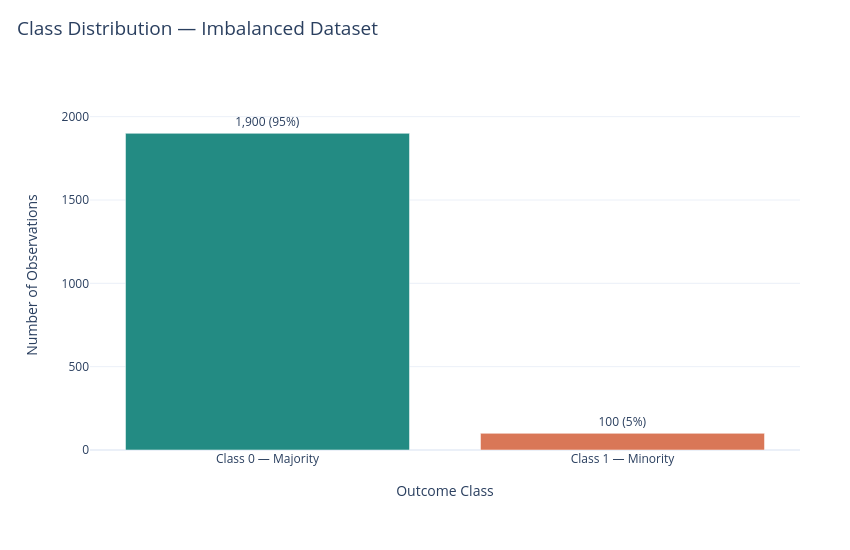

This figure's notebook cell:
### Code cell
import plotly.graph_objects as go

fig = go.Figure()

fig.add_trace(go.Bar(
    x=["Class 0 — Majority", "Class 1 — Minority"],
    y=[1900, 100],
    marker_color=["#238B83", "#D97757"],
    text=["1,900 (95%)", "100 (5%)"],
    textposition="outside",
    cliponaxis=False,
    hovertemplate=(
        "<b>%{x}</b><br>"
        "Observations: %{y:,}<extra></extra>"
    )
))

fig.update_layout(
    title=dict(
        text="Class Distribution — Imbalanced Dataset",
        x=0.02,
        y=0.96,
        xanchor="left",
        yanchor="top",
        font=dict(size=19)
    ),
    xaxis_title="Outcome Class",
    yaxis_title="Number of Observations",
    template="plotly_white",
    width=850,
    height=550,
    margin=dict(l=90, r=50, t=100, b=100),
    showlegend=False,
    font=dict(size=12)
)

fig.update_yaxes(
    range=[0, 2100],
    title_standoff=20,
    automargin=True
)

fig.update_xaxes(
    title_standoff=20,
    automargin=True
)

fig.show()

### Figure 1 — Plotly figure (JSON) as saved in the notebook; plotly's stock layout.template omitted (floating-point values rounded to 4 significant figures)
{"data": [{"cliponaxis": false, "hovertemplate": "<b>%{x}</b><br>Observations: %{y:,}<extra></extra>", "marker": {"color": ["#238B83", "#D97757"]}, "text": ["1,900 (95%)", "100 (5%)"], "textposition": "outside", "type": "bar", "x": ["Class 0 — Majority", "Class 1 — Minority"], "y": [1900, 100]}], "layout": {"font": {"size": 12}, "height": 550, "margin": {"b": 100, "l": 90, "r": 50, "t": 100}, "showlegend": false, "title": {"font": {"size": 19}, "text": "Class Distribution — Imbalanced Dataset", "x": 0.02, "xanchor": "left", "y": 0.96, "yanchor": "top"}, "width": 850, "xaxis": {"automargin": true, "title": {"standoff": 20, "text": "Outcome Class"}}, "yaxis": {"automargin": true, "range": [0, 2100], "title": {"standoff": 20, "text": "Number of Observations"}}}}
